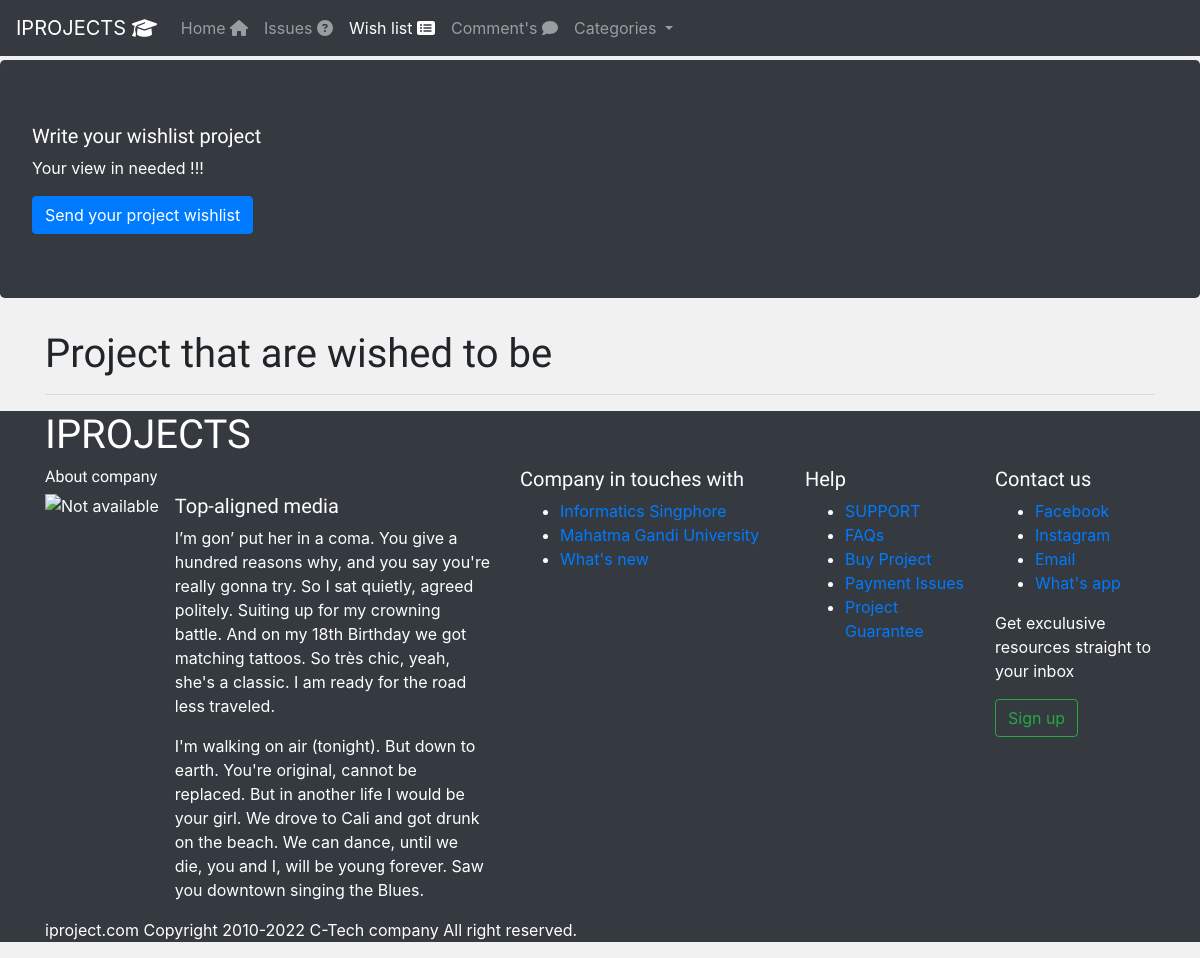
/content/wishlist/, run on an earlier commit of the app's database.
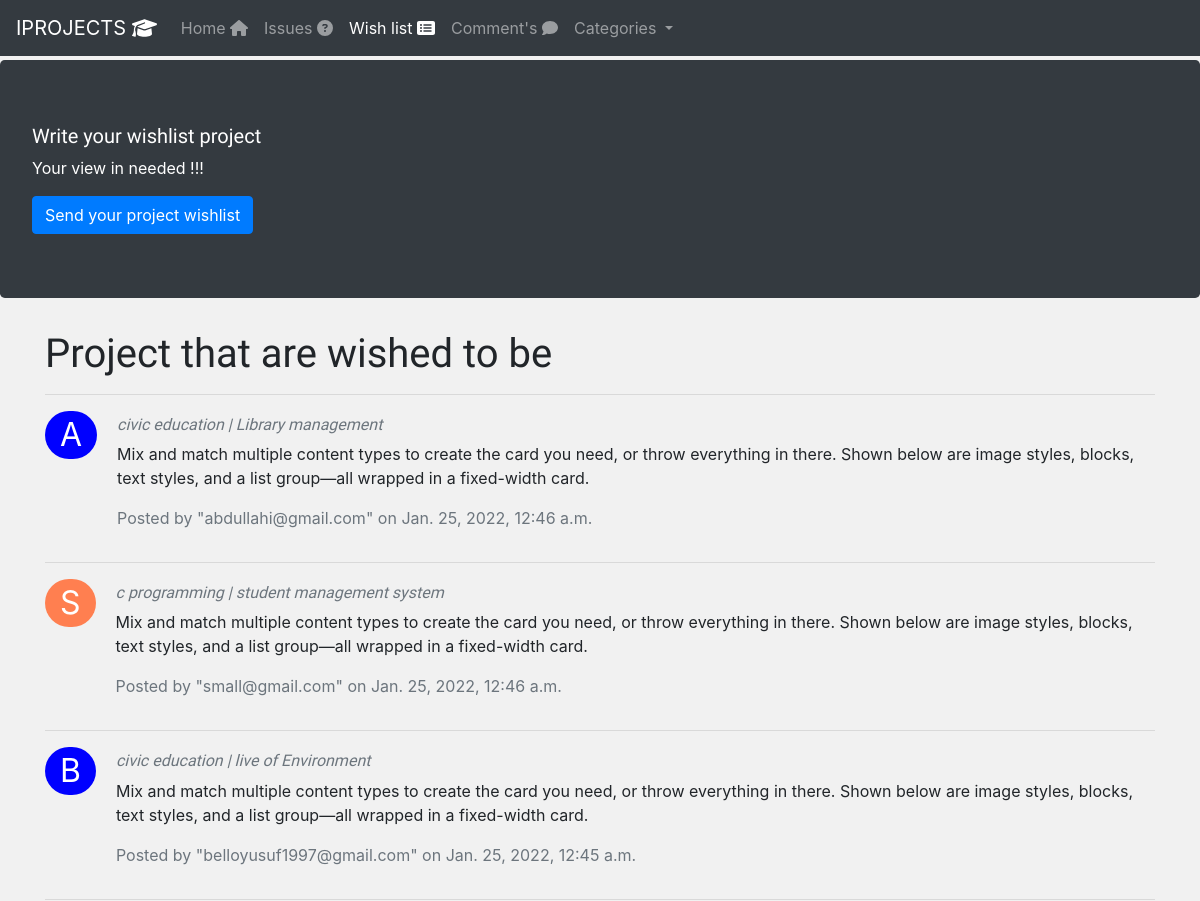
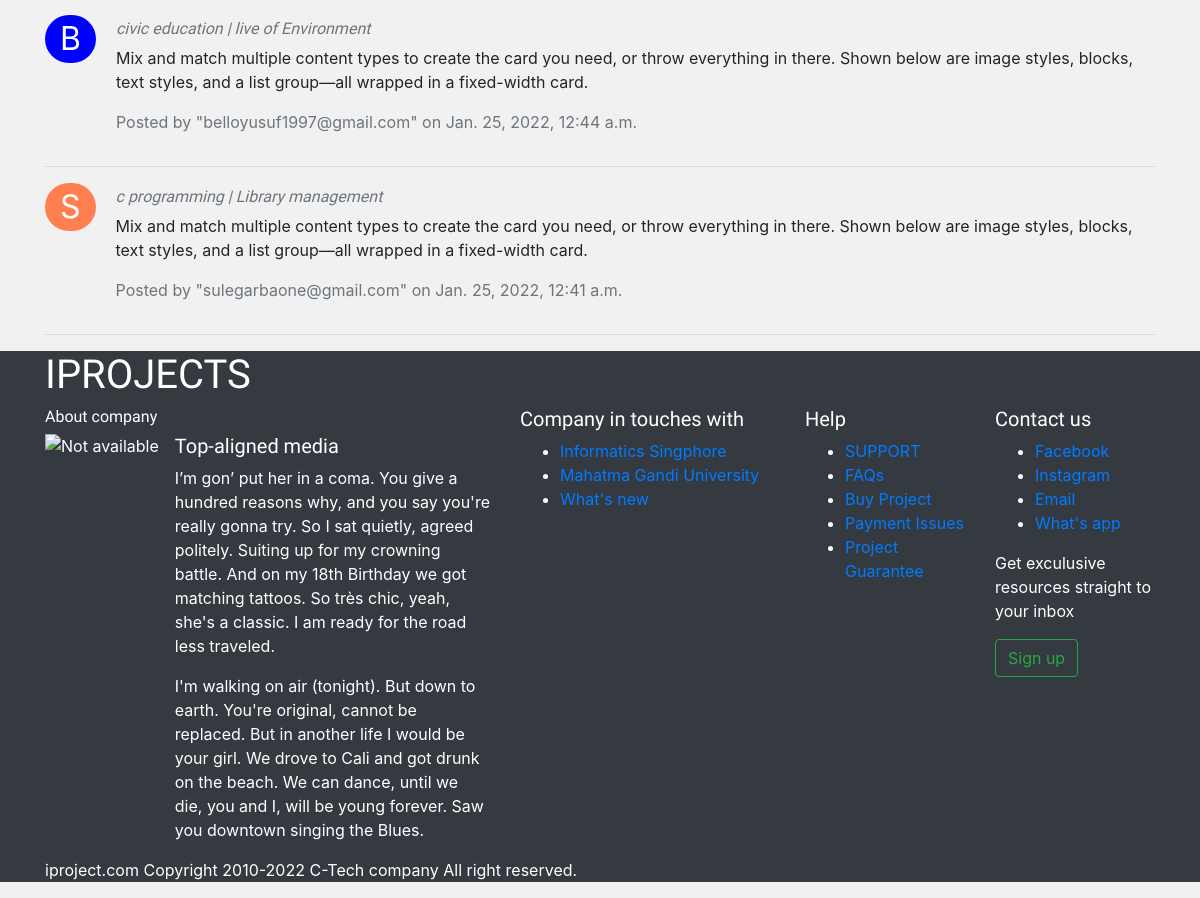
And on a later commit of the database (2 pictures, top to bottom).
### content/models.py (models this page shows, shortened)
class Wishlist(models.Model):
    course = models.CharField(("Course Name"), max_length=150)
    topic = models.CharField(("Project Topic"), max_length=50)
    description = models.TextField(('Project Description'))
    created = models.DateTimeField(auto_now=False, auto_now_add=True)
    email = models.EmailField(("Email"), max_length=254)
    class Meta:
        ordering = ('-created',)

### content/views.py (the view)
# urls.py: path('wishlist/', views.user_wishlist, name='wishlist'),
def user_wishlist(request):
    categories = Category.objects.all()
    """ function that would handle a use wishlist """
    wishlist = Wishlist.objects.all()
    if request.method=='POST':
        form = Customerform(request.POST)
        if form.is_valid():
            form.save()
            messages.add_message(request, messages.INFO, "Thanks for telling us your wish project")
            return redirect('/content/wishlist/')
    else:
        form = Customerform()
    context = {'form':form,
               'wishlist':wishlist,
               'categories':categories,
               'section':'user_wishlist'}
    return render(request,'content/wish.html', context)

### content/templates/content/wish.html (shortened to what this page needs)
{% extends 'base.html' %}
{% load static %}
{% block content %}
<div class="jumbotron" style="margin-top: 5%; background-color:#343A40; color:white">
  <h5>Write your wishlist project </h5>
  <p>Your view in needed !!!</p>
  <button type="button" class="btn btn-primary" data-toggle="modal" data-target="#staticBackdrop">
    Send your project wishlist
  </button>
</div>
<div class="container">
      <h1>Project that are wished to be </h1>
      <hr>
      {% for  wish in wishlist %}
      <ul class="list-unstyled">
        {% if wish.email|slice:':1' in 'a,b,c,d' %}
        <li class="media">
          <span style="background-color:blue;
                        color:white; font-size:xx-large;
                        padding-right:15px; padding-left:15px; border-radius:100em;">
                      {{ wish.email|slice:":1"|capfirst }} </span>
          <div class="media-body" style="padding-left: 20px;">
            <h6><i class="text-muted">{{ wish.course }} | {{ wish.topic }}</i></h6>
            <p style="padding-right: 5px solid brown;"> {{ wish.description }}</p>
            <p class="text-muted">Posted by "{{ wish.email }}" on {{ wish.created }}</p>
          </div>
        </li>
        {% elif wish.email|slice:':1' in 'p,q,r,s,t'%}
        <li class="media">
          <span style="background-color:coral;
                        color:white; font-size:xx-large;
                        padding-right:15px; padding-left:15px; border-radius:100em;">
                      {{ wish.email|slice:":1"|capfirst }} </span>
          <div class="media-body" style="padding-left: 20px;">
            <h6><i class="text-muted">{{ wish.course }} | {{ wish.topic }}</i></h6>
            <p style="padding-right: 5px solid brown;"> {{ wish.description }}</p>
            <p class="text-muted">Posted by "{{ wish.email }}" on {{ wish.created }}</p>
          </div>
        </li>
      {% endif %}
      <hr>
    {% endfor %}
</div>
{% endblock content %}

What changed in the data, as far as the page shows it:
added Wishlist: email "A", course "civic education", topic "Library management", description "Mix and match multiple content types to create the card you need, or throw everything in there. Shown below are image styles, blocks, text styles, and a list group—all wrapped in a fixed-width card.", email "abdullahi@gmail.com", created "Jan. 25, 2022, 12:46 a.m."
added Wishlist: email "S", course "c programming", topic "student management system", description "Mix and match multiple content types to create the card you need, or throw everything in there. Shown below are image styles, blocks, text styles, and a list group—all wrapped in a fixed-width card.", email "small@gmail.com", created "Jan. 25, 2022, 12:46 a.m."
added Wishlist: email "B", course "civic education", topic "live of Environment", description "Mix and match multiple content types to create the card you need, or throw everything in there. Shown below are image styles, blocks, text styles, and a list group—all wrapped in a fixed-width card.", email "belloyusuf1997@gmail.com", created "Jan. 25, 2022, 12:45 a.m."
added Wishlist: email "B", course "civic education", topic "live of Environment", description "Mix and match multiple content types to create the card you need, or throw everything in there. Shown below are image styles, blocks, text styles, and a list group—all wrapped in a fixed-width card.", email "belloyusuf1997@gmail.com", created "Jan. 25, 2022, 12:44 a.m."
added Wishlist: email "S", course "c programming", topic "Library management", description "Mix and match multiple content types to create the card you need, or throw everything in there. Shown below are image styles, blocks, text styles, and a list group—all wrapped in a fixed-width card.", email "sulegarbaone@gmail.com", created "Jan. 25, 2022, 12:41 a.m."
